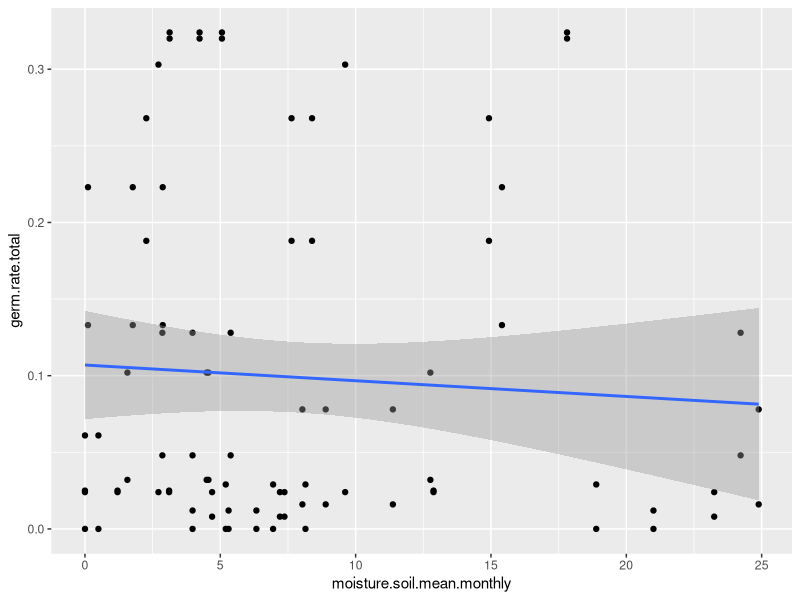

This chart was generated by the following R code:
## Setup
library(tidyverse)
library(scales)
library(ggrepel)
library(patchwork)
estab <- read.csv("Data/establishmentANDenviromental.csv")

## removing NA germination values (damaged)
possible.estab <- estab %>% 
  filter (germination.binary == 1 | germination.binary == 0)
possible.estab$germination.binary <- as.factor(possible.estab$germination.binary)

## plotting tomst environmental data against germination as a binary (y/n)
ggplot(possible.estab, aes(x= moisture.soil.mean.monthly, y = germ.rate.total))+
  geom_point()+
  geom_smooth(method = "lm")
#ggsave("Output/germ.binary_moisture.soil.min.svg")
